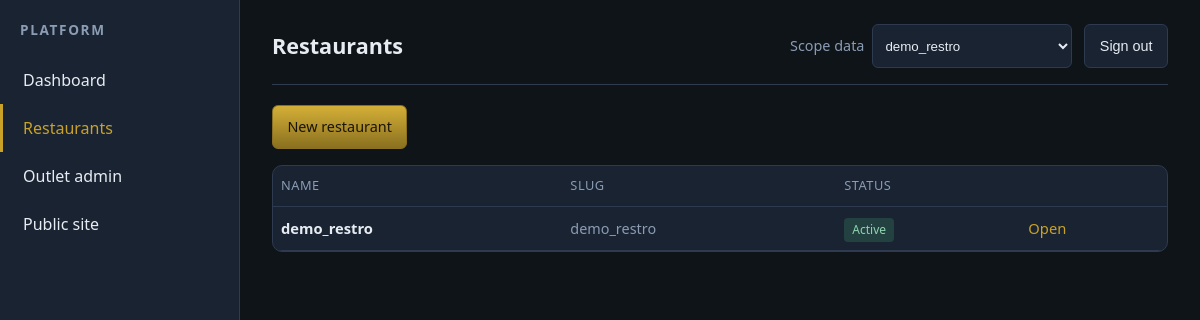
Screenshot of /superadmin/restaurants/ (signed in) with the database file from the repository.
### superadmin/models.py (models this page shows, shortened)
class Restaurant(models.Model):
    name = models.CharField(max_length=200)
    slug = models.SlugField(max_length=220, unique=True, db_index=True)
    is_active = models.BooleanField(default=True)
    phone = models.CharField(max_length=32, blank=True)
    address = models.TextField(blank=True)
    created_at = models.DateTimeField(auto_now_add=True)
    updated_at = models.DateTimeField(auto_now=True)
    class Meta:
        ordering = ["name"]

### superadmin/views.py (the view)
# urls.py: path("restaurants/", views.restaurant_list, name="restaurant_list"),
@superadmin_required
def restaurant_list(request):
    restaurants = Restaurant.objects.all().order_by("name")
    return render(request, "superadmin/restaurant_list.html", {"restaurants": restaurants})

### superadmin/context_processors.py (called while the page is built)
def superadmin_nav(request):
    if not getattr(request, "user", None) or not request.user.is_authenticated:
        return {}
    if not request.user.is_superuser:
        return {}
    return {
        "superadmin_nav_restaurants": Restaurant.objects.filter(is_active=True).order_by("name"),
        "superadmin_active_restaurant_id": request.session.get("superadmin_active_restaurant_id"),
    }

### superadmin/utils.py (called while the page is built)
def restaurant_for_request(request: HttpRequest) -> Restaurant | None:
    if not request.user.is_authenticated:
        return None
    if request.user.is_superuser:
        rid = request.session.get("superadmin_active_restaurant_id")
        if rid:
            return Restaurant.objects.filter(pk=rid, is_active=True).first()
        return None
    return get_staff_restaurant(request.user)

### superadmin/templates/superadmin/restaurant_list.html (shortened to what this page needs)
{% extends "superadmin/base.html" %}
{% block heading %}Restaurants{% endblock %}
{% block content %}
<p style="margin-top:0;"><a class="btn btn-primary" href="{% url 'superadmin:restaurant_create' %}">New restaurant</a></p>
<div class="card" style="padding:0;overflow:hidden;">
    <div class="table-scroll">
    <table>
        <thead>
            <tr>
                <th>Name</th>
                <th>Slug</th>
                <th>Status</th>
                <th></th>
            </tr>
        </thead>
        <tbody>
            {% for r in restaurants %}
            <tr>
                <td><strong>{{ r.name }}</strong></td>
                <td class="muted">{{ r.slug }}</td>
                <td>{% if r.is_active %}<span class="badge ok">Active</span>{% else %}<span class="badge off">Inactive</span>{% endif %}</td>
                <td><a href="{% url 'superadmin:restaurant_detail' r.slug %}">Open</a></td>
            </tr>
            {% empty %}
            <tr><td colspan="4" class="muted">No restaurants yet.</td></tr>
            {% endfor %}
        </tbody>
    </table>
    </div>
</div>
{% endblock %}

### superadmin/templates/superadmin/base.html (style rules this page uses)
:root { --bg: #0f1419; --panel: #1a2332; --border: #2d3a4f; --text: #e7ecf3; --muted: #8b9cb3; --accent: #c9a227; --accent-dim: #8a7020; --danger: #c94c4c; --ok: #3d9a6b; }
* { box-sizing: border-box; }
html { -webkit-text-size-adjust: 100%; }
body { margin: 0; font-family: "Segoe UI", system-ui, sans-serif; background: var(--bg); color: var(--text); min-height: 100vh; line-height: 1.5; }
a { color: var(--accent); text-decoration: none; }
.btn { display: inline-flex; align-items: center; justify-content: center; min-height: 44px; padding: 0.45rem 0.9rem; border-radius: 6px; font-size: 0.9rem; font-weight: 500; border: 1px solid var(--border); background: var(--panel); color: var(--text); cursor: pointer; }
.btn-primary { background: linear-gradient(180deg, #d4af37, var(--accent-dim)); border-color: var(--accent-dim); color: #1a1508; }
.table-scroll { overflow-x: auto; -webkit-overflow-scrolling: touch; margin: 0 -0.25rem; }
table { width: 100%; border-collapse: collapse; font-size: 0.92rem; min-width: 520px; }
th, td { text-align: left; padding: 0.65rem 0.75rem; border-bottom: 1px solid var(--border); }
th { color: var(--muted); font-weight: 500; font-size: 0.8rem; text-transform: uppercase; letter-spacing: 0.04em; }
.card { background: var(--panel); border: 1px solid var(--border); border-radius: 10px; padding: 1.25rem 1.5rem; margin-bottom: 1.25rem; }
.muted { color: var(--muted); font-size: 0.9rem; }
.badge { font-size: 0.75rem; padding: 0.2rem 0.5rem; border-radius: 4px; background: var(--border); color: var(--muted); }
.badge.ok { background: rgba(61, 154, 107, 0.25); color: #8fd4ae; }

### rows the page displays
Restaurant: name "demo_restro", slug "demo_restro", is_active "Active"

### other values shown
form field restaurant "demo_restro"
